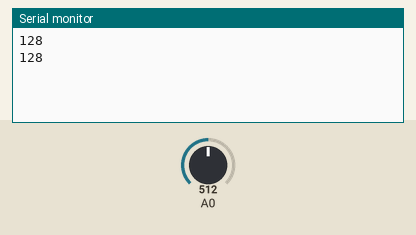
A sketch run on a simulated Arduino Uno, built with avr-gcc and run on an emulated ATmega328P. Shown: the last lines printed to the serial monitor. The inputs (shaded band) are chosen by the test bench; at power-on: A0 = 512.

Above: at 1.2 s.
1.3 s: A0 set to 716
At 1.64 s:
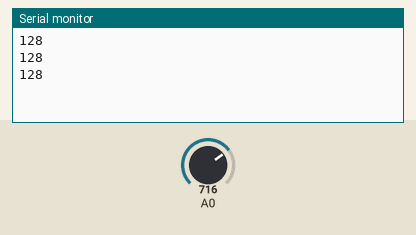
2.8 s: A0 set to 900
At 3.01 s:
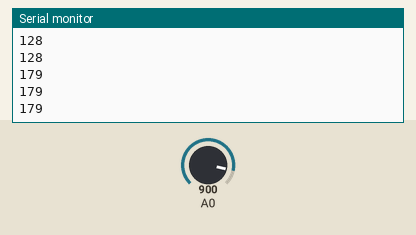
Timing chart, 0 to 5.8 s (numbered marks = the images above; inputs shaded):
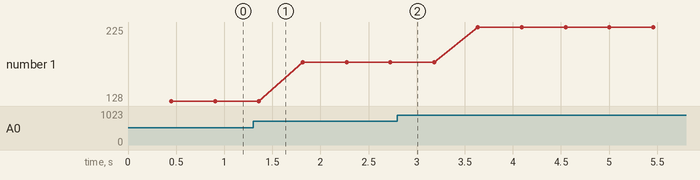

The sketch:

send.ino
```cpp
#include <RCSwitch.h>
RCSwitch mySwitch = RCSwitch();
int car_number = 2;
int car_number_prefix = car_number << 8;
int sendValue = 0;

void setup() {
  Serial.begin(9600);
  mySwitch.enableTransmit(10);
  pinMode(A0,INPUT);
}

void loop() {
  sendValue = car_number_prefix + analogRead(A0) / 4;
  mySwitch.send(sendValue % 1024, 10);
  Serial.println(sendValue % 256);
  delay(5);
}
```

Measured:
- plotted number 1: 128 → 179 after the input at 1.3 s, 179 → 225 after the input at 2.8 s
